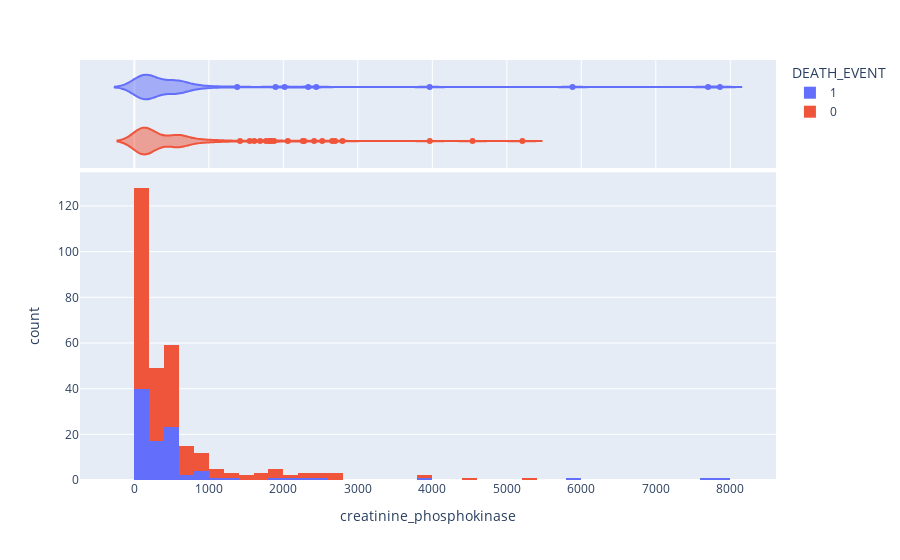

Here is the notebook cell this chart was saved with:
### Markdown cell above
**Hist Plots**

### Code cell
fig = px.histogram(heart_data, x="creatinine_phosphokinase", color="DEATH_EVENT", marginal="violin", hover_data=heart_data.columns)
fig.show()

### Figure 1 — Plotly figure (JSON) as saved in the notebook; plotly's stock layout.template omitted (floating-point values rounded to 4 significant figures; data arrays with more than 128 entries replaced by an {"elided": "..."} marker saying what was removed)
{"data": [{"alignmentgroup": "True", "bingroup": "x", "hovertemplate": "DEATH_EVENT=1<br>creatinine_phosphokinase=%{x}<br>count=%{y}<extra></extra>", "legendgroup": "1", "marker": {"color": "#636efa"}, "name": "1", "offsetgroup": "1", "orientation": "v", "showlegend": true, "type": "histogram", "x": [582, 7861, 146, 111, 160, 47, 246, 315, 157, 123, 81, 231, 981, 168, 379, 149, 582, 125, 582, 128, 220, 582, 148, 112, 122, 60, 70, 582, 23, 249, 94, 582, 60, 855, 235, 582, 124, 571, 588, 582, 1380, 582, 553, 129, 577, 91, 3964, 69, 260, 371, 789, 364, 7702, 318, 582, 68, 250, 110, 161, 113, 5882, 582, 47, 76, 280, 154, 328, 129, 143, 582, 582, 168, 805, 943, 582, 233, 2334, 2442, 776, 66, 176, 395, 99, 145, 104, 582, 1896, 582, 418, 131, 427, 582, 166, 2017, 258, 1199], "xaxis": "x", "yaxis": "y"}, {"alignmentgroup": "True", "customdata": {"elided": "96x13 float values"}, "hovertemplate": "DEATH_EVENT=%{customdata[12]}<br>creatinine_phosphokinase=%{customdata[2]}<br>age=%{customdata[0]}<br>anaemia=%{customdata[1]}<br>diabetes=%{customdata[3]}<br>ejection_fraction=%{customdata[4]}<br>high_blood_pressure=%{customdata[5]}<br>platelets=%{customdata[6]}<br>serum_creatinine=%{customdata[7]}<br>serum_sodium=%{customdata[8]}<br>sex=%{customdata[9]}<br>smoking=%{customdata[10]}<br>time=%{customdata[11]}<extra></extra>", "legendgroup": "1", "marker": {"color": "#636efa"}, "name": "1", "offsetgroup": "1", "scalegroup": "x", "showlegend": false, "type": "violin", "x": [582, 7861, 146, 111, 160, 47, 246, 315, 157, 123, 81, 231, 981, 168, 379, 149, 582, 125, 582, 128, 220, 582, 148, 112, 122, 60, 70, 582, 23, 249, 94, 582, 60, 855, 235, 582, 124, 571, 588, 582, 1380, 582, 553, 129, 577, 91, 3964, 69, 260, 371, 789, 364, 7702, 318, 582, 68, 250, 110, 161, 113, 5882, 582, 47, 76, 280, 154, 328, 129, 143, 582, 582, 168, 805, 943, 582, 233, 2334, 2442, 776, 66, 176, 395, 99, 145, 104, 582, 1896, 582, 418, 131, 427, 582, 166, 2017, 258, 1199], "xaxis": "x2", "yaxis": "y2"}, {"alignmentgroup": "True", "bingroup": "x", "hovertemplate": "DEATH_EVENT=0<br>creatinine_phosphokinase=%{x}<br>count=%{y}<extra></extra>", "legendgroup": "0", "marker": {"color": "#EF553B"}, "name": "0", "offsetgroup": "0", "orientation": "v", "showlegend": true, "type": "histogram", "x": {"elided": "203 int values"}, "xaxis": "x", "yaxis": "y"}, {"alignmentgroup": "True", "customdata": {"elided": "203x13 float values"}, "hovertemplate": "DEATH_EVENT=%{customdata[12]}<br>creatinine_phosphokinase=%{customdata[2]}<br>age=%{customdata[0]}<br>anaemia=%{customdata[1]}<br>diabetes=%{customdata[3]}<br>ejection_fraction=%{customdata[4]}<br>high_blood_pressure=%{customdata[5]}<br>platelets=%{customdata[6]}<br>serum_creatinine=%{customdata[7]}<br>serum_sodium=%{customdata[8]}<br>sex=%{customdata[9]}<br>smoking=%{customdata[10]}<br>time=%{customdata[11]}<extra></extra>", "legendgroup": "0", "marker": {"color": "#EF553B"}, "name": "0", "offsetgroup": "0", "scalegroup": "x", "showlegend": false, "type": "violin", "x": {"elided": "203 int values"}, "xaxis": "x2", "yaxis": "y2"}], "layout": {"barmode": "relative", "legend": {"title": {"text": "DEATH_EVENT"}, "tracegroupgap": 0}, "margin": {"t": 60}, "xaxis": {"anchor": "y", "domain": [0.0, 1.0], "title": {"text": "creatinine_phosphokinase"}}, "xaxis2": {"anchor": "y2", "domain": [0.0, 1.0], "matches": "x", "showgrid": true, "showticklabels": false}, "yaxis": {"anchor": "x", "domain": [0.0, 0.7326], "title": {"text": "count"}}, "yaxis2": {"anchor": "x2", "domain": [0.7426, 1.0], "matches": "y2", "showgrid": false, "showline": false, "showticklabels": false, "ticks": ""}}}
